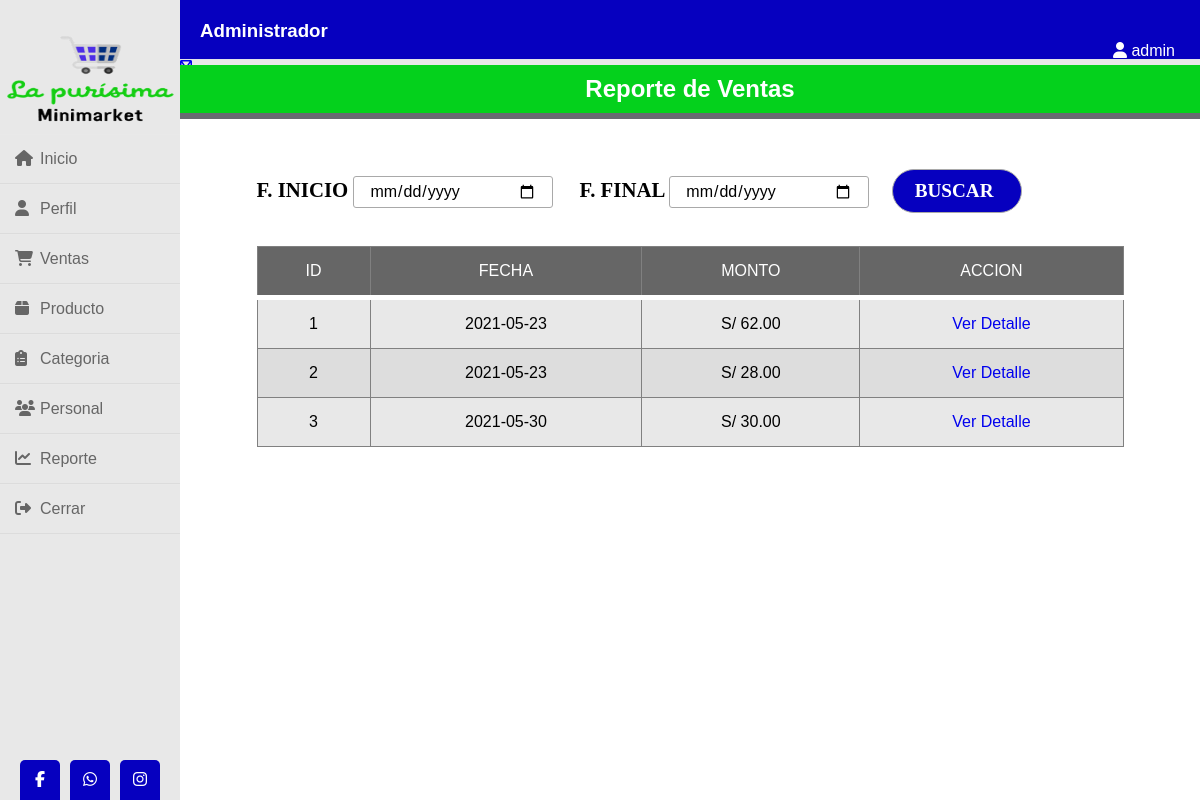
The page /reporte.php (signed in) on the database its author committed.
### tables this page shows
CREATE TABLE `tipo_usuario` (
  `id_tipoU` int(11) NOT NULL,
  `descripcion` varchar(30) NOT NULL
);

CREATE TABLE `venta` (
  `id_Venta` int(11) NOT NULL,
  `fecha` date NOT NULL,
  `total` float NOT NULL,
  `id_usuario` int(11) NOT NULL
);

### reporte.php (the view, shortened to what this page needs)
<?php
	$idUser=$_SESSION['login'];
?>
<!DOCTYPE html>
<html>
<head>
	<link rel="stylesheet" href="css/estilos-admin.css">
</head>
<body>
	<div class="general">
		<div class="lateral">
				<img src="img/logooficial.png" width="180" height="100" >
			<ul>
				<li><a href="ventas.php"><i class="fas fa-home"></i>Inicio</a></li>
				<li><a href="perfil.php?id= <?php echo $idUser; ?>"><i class="fas fa-user"></i>Perfil</a></li>
				<?php if ($_SESSION['cargo']==1 || $_SESSION['cargo']==2 || $_SESSION['cargo']==3) { ?><li><a href="ventas.php"><i class="fas fa-shopping-cart"></i>Ventas</a></li><?php } ?>
				<?php if ($_SESSION['cargo']==1 || $_SESSION['cargo']==3) { ?><li><a href="producto.php"><i class="fas fa-box"></i>Producto</a></li><?php } ?>
				<?php if ($_SESSION['cargo']==1 || $_SESSION['cargo']==2) { ?><li><a href="categoria.php"><i class="fas fa-clipboard-list"></i>Categoria</a></li><?php } ?>
				<?php if ($_SESSION['cargo']==1 || $_SESSION['cargo']==2) { ?><li><a href="personal.php"><i class="fas fa-users"></i>Personal</a></li><?php } ?>
				<?php if ($_SESSION['cargo']==1 || $_SESSION['cargo']==2) { ?><li><a href="reporte.php"><i class="fas fa-chart-line"></i>Reporte</a></li><?php } ?>
				<li><a href="cerrar.php"><i class="fas fa-sign-out-alt"></i>Cerrar</a></li>
			</ul>
			<div class="social_media">
				<a href="#"><i class="fab fa-facebook-f"></i></a>
				<a href="#"><i class="fab fa-whatsapp"></i></a>
				<a href="#"><i class="fab fa-instagram"></i></a>
			</div>
		</div>
		<div class="informacion">
			<h3><?php
					$cargo=$_SESSION['cargo'];
					include("conexion.php");
					$solicitud="SELECT *FROM tipo_usuario where id_tipoU=$cargo";
					$resultado=mysqli_query($conexion,$solicitud);
					$fila=mysqli_fetch_array($resultado);
					echo $fila['descripcion'];
				?></h3>
			<a href="#">
				<i class="fa fa-user"></i>
					<?php
						echo $_SESSION['usuario'];
					?>
			</a>
		</div><br>
		<div class="contacto">
			<ul class="nav">
				<li>
					<a href="#"><i class="far fa-plus-circle"></i></a>
				</li>
			</ul>
		</div>
		<div class="conte">
			<h2>Reporte de Ventas</h2>
				<div style="width: 85%;margin: 50px auto;">
					<form method="POST" action="buscarVen.php">
						<b style="font-size: 1.3em;font-family: calibri;">F. INICIO <input type="date" name="f1" style="width: 200px;height: 30px;">&nbsp&nbsp&nbsp&nbsp F. FINAL <input type="date" name="f2" style="width: 200px;height: 30px;"></b>&nbsp&nbsp&nbsp&nbsp
						<input style="width:130px; padding: 10px 10px 10px 5px;background: #0600bf;font-weight:bold;color:#fff;font-family: calibri;font-size: 1.2em; border-radius: 1.5em;" type="submit" name="ENVIAR" value="BUSCAR">
					</form><br>
					<?php
						include("conexion.php");
						$solicitud="SELECT *FROM venta";
						$resultado=mysqli_query($conexion,$solicitud);
						?>
						<table border='1' cellspacing="0">
							<thead>
								<tr>
									<td>ID</td><td>FECHA</td><td>MONTO</td><td>ACCION</td>
								</tr>
							</thead>
						<?php
						while ($fila=mysqli_fetch_array($resultado)) {
							?>
							<tr>
								<td><?php echo $fila['id_Venta']; ?></td>
								<td><?php echo $fila['fecha']; ?></td>
								<td>S/ <?php echo $fila['total']; ?>.00</td>
								<td><a href="resumenDet.php?id= <?php echo $fila['id_Venta']; ?>">Ver Detalle</a></td>
							</tr>
					<?php 	} ?>
						</table><br><br>
				</div>
		</div>
</body>
</html>

### css/estilos-admin.css (style rules this page uses)
* { margin: 0; padding: 0; box-sizing: border-box; list-style: none; text-decoration: none; font-family: arial; }
.general { margin:auto; width: 100%; height: 700px; }
.lateral { width: 15%; height: 100%; background-color: #e8e8e8; float: left; position: fixed; padding: 30px 0; }
.lateral ul li { padding: 15px; border-bottom: 1px solid rgba(0,0,0,0.05); border-top:1px solid rgba(255,255,255,0.05); }
.lateral ul li a { color: #666666; display: block; }
.lateral ul li a .fas { width: 25px; }
.lateral .social_media { position: absolute; bottom: 0; left: 50%; transform: translateX(-50%); display: flex; }
.lateral .social_media a { display: block; width: 40px; background: #0600bf; height: 40px; line-height: 40px; text-align: center; margin: 0 5px; color: #fff; border-top-right-radius: 5px; border-top-left-radius: 5px; }
.lateral img { padding: 2px; top:5px; }
.informacion { width: 85%; height: 60px; background-color: #0600bf; float: right; padding: 20px; color: #fff; border-bottom: 1px solid #e0e4e8; }
.informacion a { color: #fff; float: right; margin: 0 5px; }
.contacto { width: 85%; height: 5px; background-color: #e8e8e8; float: right; }
table td { padding: 15px; }
.conte { width: 85%; float: right; }
.conte h2 { text-align: center; padding: 10px; border-bottom: 6px solid #686a72; margin-bottom: 50px; background: #04d11c; color: #fff; }
input { margin-bottom: 15px; padding: 15px; font-size: 16px; border-radius: 3px; border:1px solid darkgray; }
table { background-color: #e8e8e8; text-align: center; border-collapse: collapse; width: 100%; }
th, td { padding: 10px; }
thead { background-color: #666666; border-bottom: solid 5px white; color: white; }
tr:nth-child(even) { background-color: #ddd; }

### rows shown on the page
tipo_usuario: descripcion "Administrador"
venta: id_Venta "1", fecha "2021-05-23", total "62"
venta: id_Venta "2", fecha "2021-05-23", total "28"
venta: id_Venta "3", fecha "2021-05-30", total "30"

### other values the page prints
$_SESSION['usuario'] "admin"
